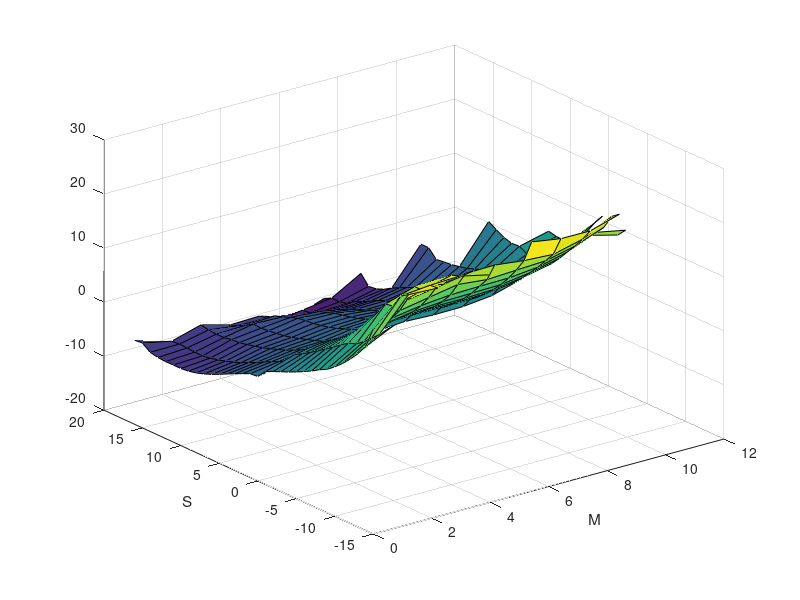
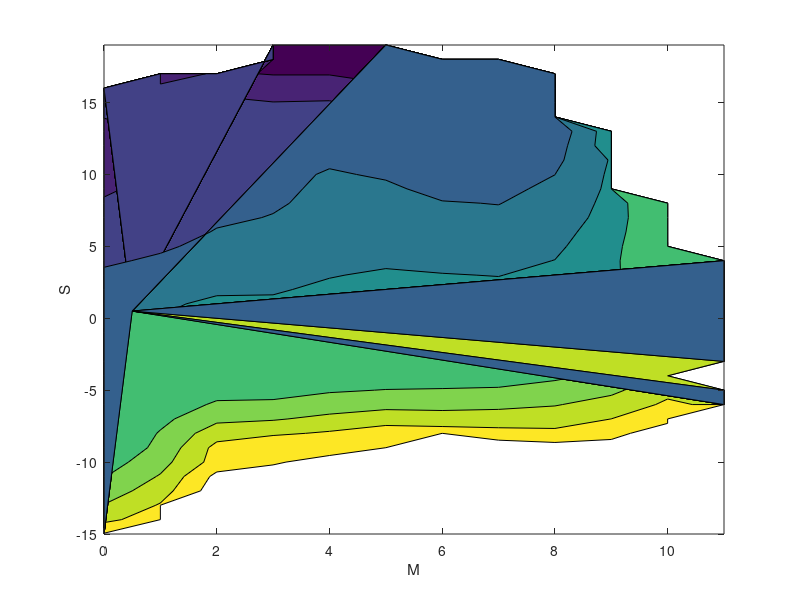

MATLAB code for these plots, in order:
close all
clear all
M=linspace(0,11,12);
S=linspace(-15,19,35);
G=load('free_energy.dat');
surf(M,S,G');xlabel('M');ylabel('S');
figure
contourf(M,S,G');xlabel('M');ylabel('S');
